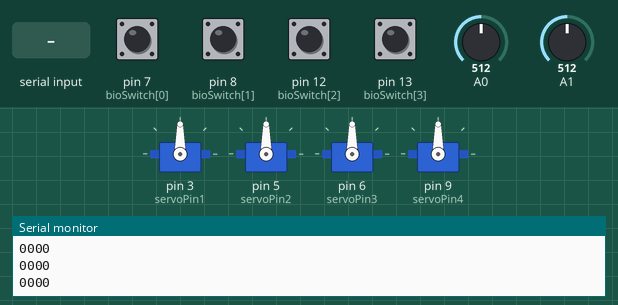
Bench run of a sketch on a simulated Arduino Uno, built with avr-gcc and run on an emulated ATmega328P. On the bench: 4 × servo, the last lines printed to the serial monitor. Inputs (shaded band) come from the test bench; at power-on: pin 7 (bioSwitch[0]), pin 8 (bioSwitch[1]), pin 12 (bioSwitch[2]), pin 13 (bioSwitch[3]) LOW, A0 = 512, A1 = 512. Random numbers use the default seed unless the sketch sets one.

Above: at 1.0 s.
1.1 s: "90,45\n" received over Serial
2.7 s: pin 7 (bioSwitch[0]) pulled HIGH for 1 s
At 6.0 s:
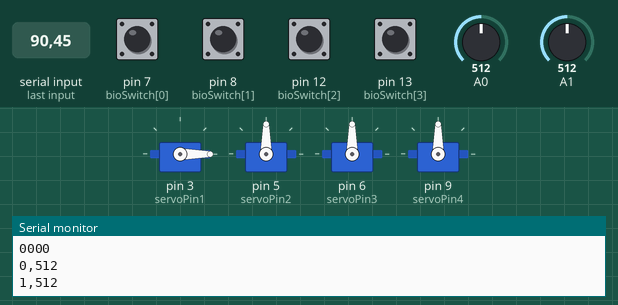
6.3 s: pin 8 (bioSwitch[1]) pulled HIGH for 0.15 s
At 8.5 s:
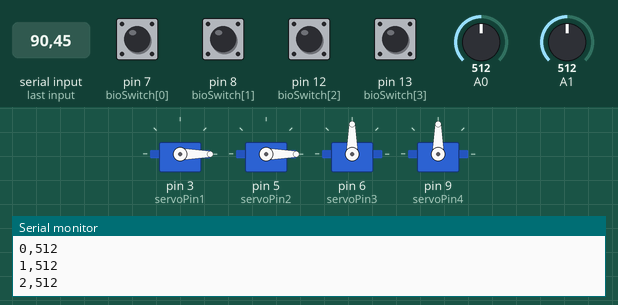
9.4 s: pin 12 (bioSwitch[2]) pulled HIGH for 0.15 s
At 11.9 s:
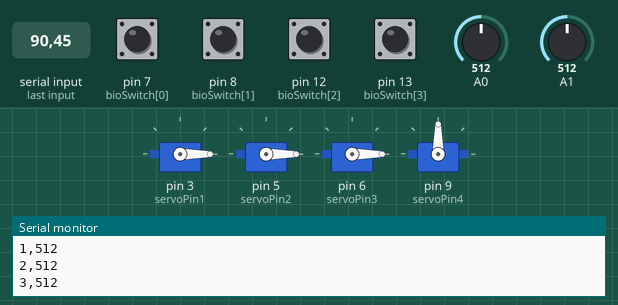
12.3 s: pin 13 (bioSwitch[3]) pulled HIGH for 0.15 s
15.2 s: pin 7 (bioSwitch[0]) pulled HIGH for 0.15 s
At 17.7 s:
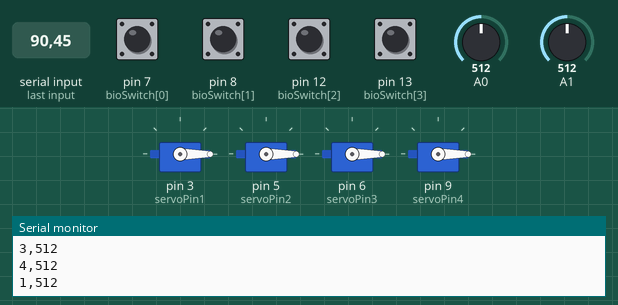
Timing chart, 0 to 19.2 s (numbered marks = the images above; inputs shaded):
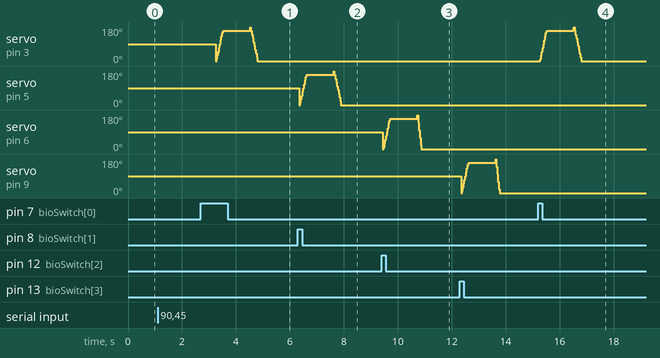

The sketch:

four_dancing_tubes_4.ino
```cpp
/* four_dancing_tubes_4
* inputs: 4 test tubes can be manipulated/swatted at triggering
*          4 servo motors to agitate bioluminescent material in 4 test tubes
*          4 photoresistor sensors monitor the light emitted
*          from the bioluminescent material in 4 test tubes
*         (bioluminescent material glows when agitated)
* outputs: servo motor rotates attached test tubes
*          sends output serial stream

* different modes:
1. bioswitch mode: uses input from 4 test tubes when manipulated
2. not bioswitch mode: uses input from Processing (test_Blink_1)
* get numbers from Processing
* agitate tubes according to servoNum and degree

* processing: test_Blink_1

by Yin He, Tyler Fox, Carlos Castellanos 2012
*/


#include <Servo.h>

//variables
int degree = 300;
int waitTimeLong = 1000;
int waitTimeShort = 500;

int inByte = 0;
int servoNum = 0;

//ints attach servos to pwm pins
int servoPin1 = 3;
int servoPin2 = 5;
int servoPin3 = 6;
int servoPin4 = 9;


//array of LEDs attached to digital pins
//int lightSensor[] = {7,8,12,13};
int minLight = 400;

Servo servo1;  // create servo object to control a servo
Servo servo2;   // a maximum of eight servo objects can be created
Servo servo3;
Servo servo4;


int posServo1 = 0;    // variables to store the servo positions
int posServo2 = 0;
int posServo3 = 0;
int posServo4 = 0;

//bioswitches
int bioSwitch[] = {7, 8, 12, 13};
boolean bioSwitchMode = false;
boolean serialMode = false;

int pos = 0; //will be added to servo positions-may not need this

int logOut = 0; //0 is no output, 1 is verbose

void setup()
{
  servo1.attach(servoPin1);  // attaches the servo on int servoPinX (1,2,3, or 4) to the servo object
  servo2.attach(servoPin2);
  servo3.attach(servoPin3);
  servo4.attach(servoPin4);

  //init bioSwitch
  for (int i = 0; i < 4 ; i ++) {
    pinMode(bioSwitch[i], INPUT);
  }

  /*NO MORE LEDs
  //LED digital pins
  for (int i = 0; i < 4; i ++) {
    pinMode(lightSensor[i], OUTPUT);
  }*/

  Serial.begin(115200); //bluetooth
  establishContact(); //send dummy serial data
}

void loop() {
  //read bioswitch and serial data

  //check for bioSwitch data
  for (int i = 0 ; i < 4 ; i ++) {
    if (digitalRead(bioSwitch[i])) { //bioswitch agitated, debounce
    delay (50);
      if (digitalRead(bioSwitch[i])) {//if still high
        bioSwitchMode = true;
        servoNum = i+1;
        logOutput("bioSwitchMode: " + bioSwitchMode); //why sending out 0?
      }
    }
  }

  //check for serial data
  if (Serial.available() > 0) {
  inByte = Serial.parseInt();
    if (inByte != 0000) {
    servoNum = inByte / 1000;
    degree = inByte % 1000;

    logOutput("inByte: " + inByte);
    serialMode = true;
    }
  }

  if (bioSwitchMode) { //would keep reading forever, can't be 0
    logOutput ("inside bioSwitchMode");
    if (servoNum != 0) {
    //agitate the servo
    int degree = 180; //just cause
    logOutput("inside servoNum !=0");
    agitate(servoNum, 10);
    readLightSensor(servoNum);
    degree = degree - 10;
    agitate(servoNum, degree);
    delay (waitTimeLong);
    degree = degree + 10;
    agitateBack(servoNum, degree);
    delay (waitTimeLong);

    //set back bioswitchmode
    bioSwitchMode = false;
    }

  } else if (serialMode) {

    if (Serial.read() == '\n') {
      logOutput("inside read");
      if (degree < 10) {
      //agitate without reading
      agitate(servoNum, 10);
      delay(waitTimeShort);
      readLightSensor(servoNum);
      agitateBack(servoNum, degree);
      delay (waitTimeShort);
      //testOutput(servoNum, degree);

    } else {
      agitate(servoNum, 10);
      readLightSensor(servoNum);
      degree = degree - 10;
      logOutput("starting ...");
      agitate(servoNum, degree);
      delay (waitTimeLong);
      degree = degree + 10;
      agitateBack(servoNum, degree);
      delay (waitTimeLong);
      //testOutput(servoNum, degree);
      }
    //set back serialMode
    serialMode = false;
    } //end if
  }
}

void logOutput (String debug) {
  if (logOut) {
    Serial.println(debug);
  }
}

void testOutput(int servoN, int deg) {
  Serial.print(servoN);
  Serial.print(",");
  Serial.print(deg);
  Serial.print('\n');
}

void readLightSensor(int servoN) {
  servoN--; //starts reading from 0
  /*NO MORE LED
  //we first need to light appropriate LED
  digitalWrite(lightSensor[servoN], HIGH);
  delay(10);*/
  //now we need to read amount of bio light
  int bioLight = 0;
  bioLight = analogRead(servoN);
  logOutput("biolight: " + bioLight);
  //if biolight is too weak
  if (bioLight < minLight || bioLight == 'null') {
    bioLight = (int)random(1023);
  }
  servoN++;
  Serial.print(servoN);
  Serial.print(",");
  Serial.println(bioLight);

  /*MO MORE LED
  //we will turn off light
  //servoN--;
  //digitalWrite(lightSensor[servoN], LOW);*/
}

  void agitate(int servoN, int deg) {
    logOutput("inside agitate...");
    logOutput(servoN + " " + deg);
    int pos;
  //servos turn independently based on seperate input
  switch (servoN) {
    case 0:
    logOutput("servoN is 0 but we are breaking");
    break;
    case 1:
    logOutput("servoN is 1");
      for(pos = 0; pos < deg; pos += 10) { // goes from 0 degrees to 180 degrees
        servo1.write(pos);              // tell servo to go to position in variable 'pos'
        delay(15);                       // waits 15ms for the servo to reach the position
      }
      break;
    case 2:
    logOutput("servoN is 2");
      for(pos = 0; pos < deg; pos += 10) { // goes from 0 degrees to 180 degrees
        servo2.write(pos);              // tell servo to go to position in variable 'pos'
        delay(15);                       // waits 15ms for the servo to reach the position
      }
      break;
    case 3:
      for(pos = 0; pos < deg; pos += 10) { // goes from 0 degrees to 180 degrees
        servo3.write(pos);              // tell servo to go to position in variable 'pos'
        delay(15);                       // waits 15ms for the servo to reach the position
      }
      break;
    case 4:
      for(pos = 0; pos < deg; pos += 10) { // goes from 0 degrees to 180 degrees
        servo4.write(pos);              // tell servo to go to position in variable 'pos'
        delay(15);                       // waits 15ms for the servo to reach the position
      }
      break;

    delay(30);
  }
}

void agitateBack (int servoN, int deg) {
  logOutput("done agitating");
  switch (servoN) {
    case 0:
    break;
    case 1:
      for(pos = deg; pos>=0; pos-= 10) {    // goes from 180 degrees to 0 degrees
      servo1.write(pos);              // tell servo to go to position in variable ‘pos’
      delay(15);                       // waits 15ms for the servo to reach the position
      }
    break;
    case 2:
      for(pos = deg; pos>=0; pos-= 10) {    // goes from 180 degrees to 0 degrees
      servo2.write(pos);              // tell servo to go to position in variable ‘pos’
      delay(15);                       // waits 15ms for the servo to reach the position
      }
    break;
    case 3:
      for(pos = deg; pos>=0; pos-= 20) {    // goes from 180 degrees to 0 degrees
      servo3.write(pos);              // tell servo to go to position in variable ‘pos’
      delay(15);                       // waits 15ms for the servo to reach the position
      }
    break;
    case 4:
      for(pos = deg; pos>=0; pos-= 20) {    // goes from 180 degrees to 0 degrees
      servo4.write(pos);              // tell servo to go to position in variable ‘pos’
      delay(15);                       // waits 15ms for the servo to reach the position
      }
    break;
  }
}

void establishContact() {
  while (Serial.available() <= 0) {
  Serial.println("0000");   // send an initial string
  delay(300);
  }
}
```

Measured:
- after the input at 15.2 s, servo on pin 3 (servoPin1): rises from 0° to 180° in 1.2 s, then falls to 0° in 0.27 s
